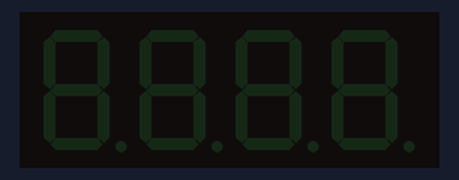
Recording of a sketch running on a simulated ESP32. Parts: 4-digit seven-segment display. Wiring (inferred from the names in the program): 4-digit 7-segment display, segments lit when HIGH: segments GPIO 23, GPIO 22, GPIO 21, GPIO 19, GPIO 18, GPIO 5, GPIO 17, GPIO 16; digit selects GPIO 12, GPIO 14, GPIO 27, GPIO 26. The segment pins are drawn as the display they are named for.

Above: at 0.1 s.
At 1.6 s:
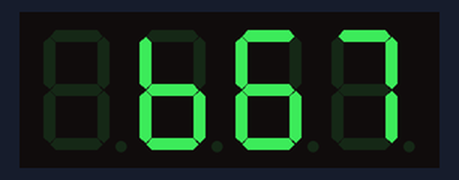
At 2.7 s:
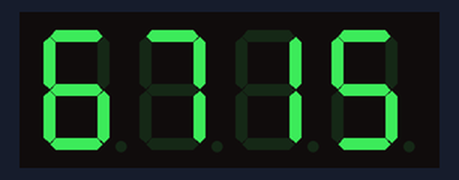
At 3.7 s:
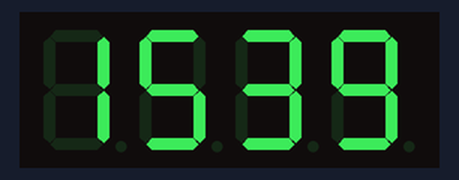
At 5.2 s:
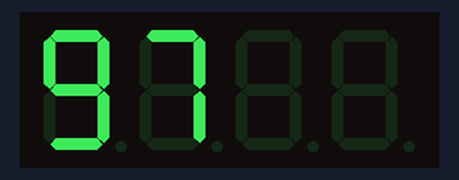
At 7.2 s:
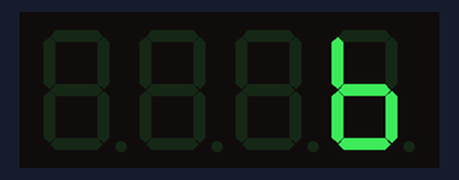

Measured:
- by itself, everything shown: repeats every 6.6 s, in 12 steps
- what the display in image 1 shows lasts 0.5 s, from 1.6 s to 2.1 s

The sketch:

7B-B6715397.ino
```cpp
#define scanTimeMSec 5
#define segCommon 0   // 0 = Common Cathode (ขากลางลง GND)

int SegmentPosition[] = {12, 14, 27, 26}; // D1 D2 D3 D4
int SegmentPort[] = {16, 17, 5, 18, 19, 21, 22, 23}; // tgfe dcba

// 0–9 , A–F (เพิ่ม 0x40 สำหรับเครื่องหมาย - และ 0x00 สำหรับดับไฟ)
int SegmentTable[] = {
  0x3F, 0x06, 0x5B, 0x4F, 0x66, 0x6D, 0x7D, 0x07, 0x7F, 0x6F, // 0-9
  0x77, 0x7C, 0x39, 0x5E, 0x79, 0x71, // A-F
  0x40, // [16] เครื่องหมาย - (ขีดกลาง)
  0x00  // [17] ดับไฟ (ว่างเปล่า)
};

// รหัส b6715397 (ใส่ 17 เพื่อให้เริ่มจากว่างเปล่า)
// ลำดับ: ว่าง, ว่าง, ว่าง, ว่าง, b, 6, 7, 1, 5, 3, 9, 7, ว่าง, ว่าง, ว่าง, ว่าง
int myID[] = {17, 17, 17, 17, 11, 6, 7, 1, 5, 3, 9, 7, 17, 17, 17, 17};
int idLength = sizeof(myID) / sizeof(myID[0]);
int offset = 0;
unsigned long lastMoveTime = 0;
int moveDelay = 500; // ความเร็วในการเลื่อน (500ms)

void Display_1Digit(int data) {
  int seg = SegmentTable[data];
  seg = segCommon ? ~seg : seg;
  for (int i = 0; i < 8; i++) {
    digitalWrite(SegmentPort[7 - i], seg & 1);
    seg >>= 1;
  }
}

void setup() {
  for (int i = 0; i < 8; i++) pinMode(SegmentPort[i], OUTPUT);
  for (int i = 0; i < 4; i++) {
    pinMode(SegmentPosition[i], OUTPUT);
    digitalWrite(SegmentPosition[i], 1 - segCommon); // ปิดทุกหลักไว้ก่อน
  }
}

void loop() {
  // ควบคุมจังหวะการเลื่อนตำแหน่ง
  if (millis() - lastMoveTime > moveDelay) {
    offset++;
    if (offset > idLength - 4) offset = 0;
    lastMoveTime = millis();
  }

  // การ Multiplexing แสดงผล 4 หลัก
  for (int i = 0; i < 4; i++) {
    // 1. ส่งข้อมูลตัวเลขไปยัง Segment
    Display_1Digit(myID[offset + i]);

    // 2. เปิดหลักที่ต้องการแสดง
    digitalWrite(SegmentPosition[i], segCommon);

    // 3. หน่วงเวลาสั้นๆ ให้ตาเห็นไฟสว่าง
    delay(scanTimeMSec);

    // 4. ปิดหลักนั้นก่อนเปลี่ยนไปหลักถัดไป (ป้องกันไฟซ้อน)
    digitalWrite(SegmentPosition[i], 1 - segCommon);
  }
}
```
